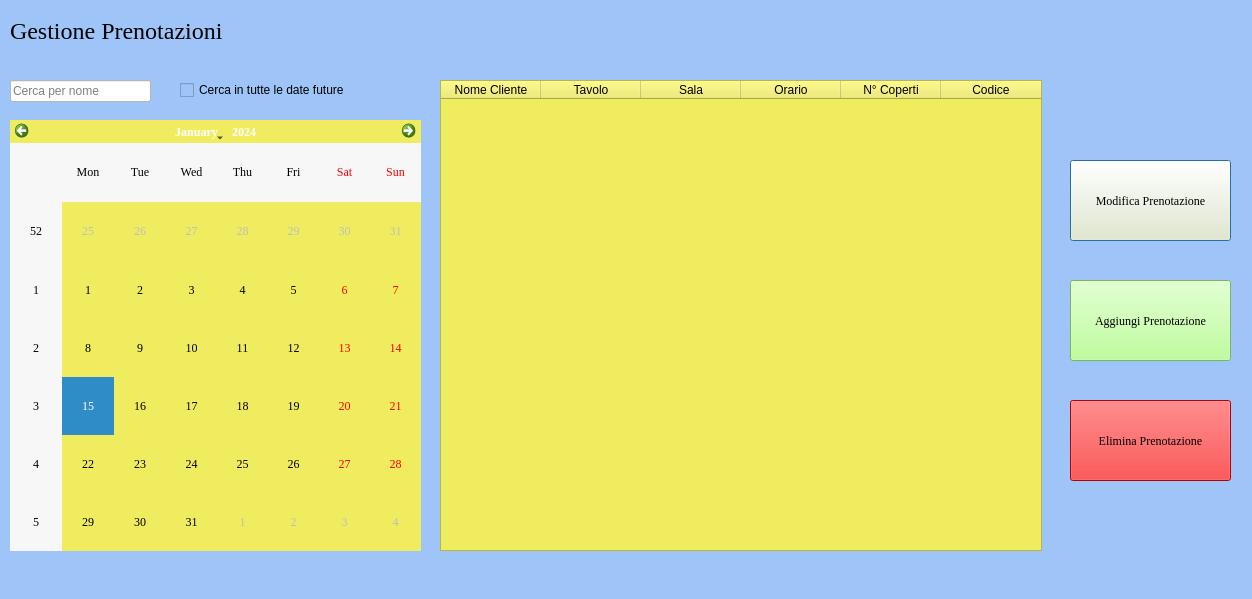
<?xml version="1.0" encoding="UTF-8"?>
<ui version="4.0">
 <class>Dialog</class>
 <widget class="QDialog" name="Dialog">
  <property name="geometry">
   <rect>
    <x>0</x>
    <y>0</y>
    <width>1252</width>
    <height>599</height>
   </rect>
  </property>
  <property name="windowTitle">
   <string>Dialog</string>
  </property>
  <property name="styleSheet">
   <string notr="true">background-color: rgb(159, 197, 248);</string>
  </property>
  <widget class="QLabel" name="lbl_titolo_gest_pren">
   <property name="geometry">
    <rect>
     <x>10</x>
     <y>10</y>
     <width>311</width>
     <height>41</height>
    </rect>
   </property>
   <property name="font">
    <font>
     <family>Georgia</family>
     <pointsize>18</pointsize>
    </font>
   </property>
   <property name="text">
    <string>Gestione Prenotazioni</string>
   </property>
  </widget>
  <widget class="QTableWidget" name="twPrenotazioni">
   <property name="geometry">
    <rect>
     <x>440</x>
     <y>80</y>
     <width>602</width>
     <height>471</height>
    </rect>
   </property>
   <property name="font">
    <font>
     <family>Georgia</family>
    </font>
   </property>
   <property name="styleSheet">
    <string notr="true">background-color: rgb(240, 236, 95);</string>
   </property>
   <column>
    <property name="text">
     <string>Nome Cliente</string>
    </property>
   </column>
   <column>
    <property name="text">
     <string>Tavolo</string>
    </property>
   </column>
   <column>
    <property name="text">
     <string>Sala</string>
    </property>
   </column>
   <column>
    <property name="text">
     <string>Orario</string>
    </property>
   </column>
   <column>
    <property name="text">
     <string>N° Coperti</string>
    </property>
   </column>
   <column>
    <property name="text">
     <string>Codice</string>
    </property>
   </column>
  </widget>
  <widget class="QPushButton" name="bt_modifica_prenot">
   <property name="geometry">
    <rect>
     <x>1070</x>
     <y>160</y>
     <width>161</width>
     <height>81</height>
    </rect>
   </property>
   <property name="font">
    <font>
     <family>Georgia</family>
    </font>
   </property>
   <property name="styleSheet">
    <string notr="true">background-color: rgb(245, 243, 201);</string>
   </property>
   <property name="text">
    <string>Modifica Prenotazione</string>
   </property>
  </widget>
  <widget class="QPushButton" name="bt_elimina_prenot">
   <property name="geometry">
    <rect>
     <x>1070</x>
     <y>400</y>
     <width>161</width>
     <height>81</height>
    </rect>
   </property>
   <property name="font">
    <font>
     <family>Georgia</family>
    </font>
   </property>
   <property name="styleSheet">
    <string notr="true">background-color: rgb(255, 0, 0);</string>
   </property>
   <property name="text">
    <string>Elimina Prenotazione</string>
   </property>
  </widget>
  <widget class="QPushButton" name="bt_aggiung_prenot">
   <property name="geometry">
    <rect>
     <x>1070</x>
     <y>280</y>
     <width>161</width>
     <height>81</height>
    </rect>
   </property>
   <property name="font">
    <font>
     <family>Georgia</family>
    </font>
   </property>
   <property name="styleSheet">
    <string notr="true">background-color: rgb(170, 255, 127);</string>
   </property>
   <property name="text">
    <string>Aggiungi Prenotazione</string>
   </property>
  </widget>
  <widget class="QCalendarWidget" name="calendario_gest_prenot">
   <property name="geometry">
    <rect>
     <x>10</x>
     <y>120</y>
     <width>411</width>
     <height>431</height>
    </rect>
   </property>
   <property name="font">
    <font>
     <family>Georgia</family>
     <weight>50</weight>
     <bold>false</bold>
    </font>
   </property>
   <property name="styleSheet">
    <string notr="true">background-color: rgb(240, 236, 95);</string>
   </property>
  </widget>
  <widget class="QLineEdit" name="tbCerca">
   <property name="geometry">
    <rect>
     <x>10</x>
     <y>80</y>
     <width>141</width>
     <height>22</height>
    </rect>
   </property>
   <property name="styleSheet">
    <string notr="true">background-color: rgb(255, 255, 255);</string>
   </property>
   <property name="placeholderText">
    <string>Cerca per nome</string>
   </property>
  </widget>
  <widget class="QCheckBox" name="checkBox">
   <property name="geometry">
    <rect>
     <x>180</x>
     <y>80</y>
     <width>241</width>
     <height>20</height>
    </rect>
   </property>
   <property name="text">
    <string>Cerca in tutte le date future</string>
   </property>
  </widget>
 </widget>
 <resources>
  <include location="Risorse/Icons.qrc"/>
 </resources>
 <connections/>
</ui>
